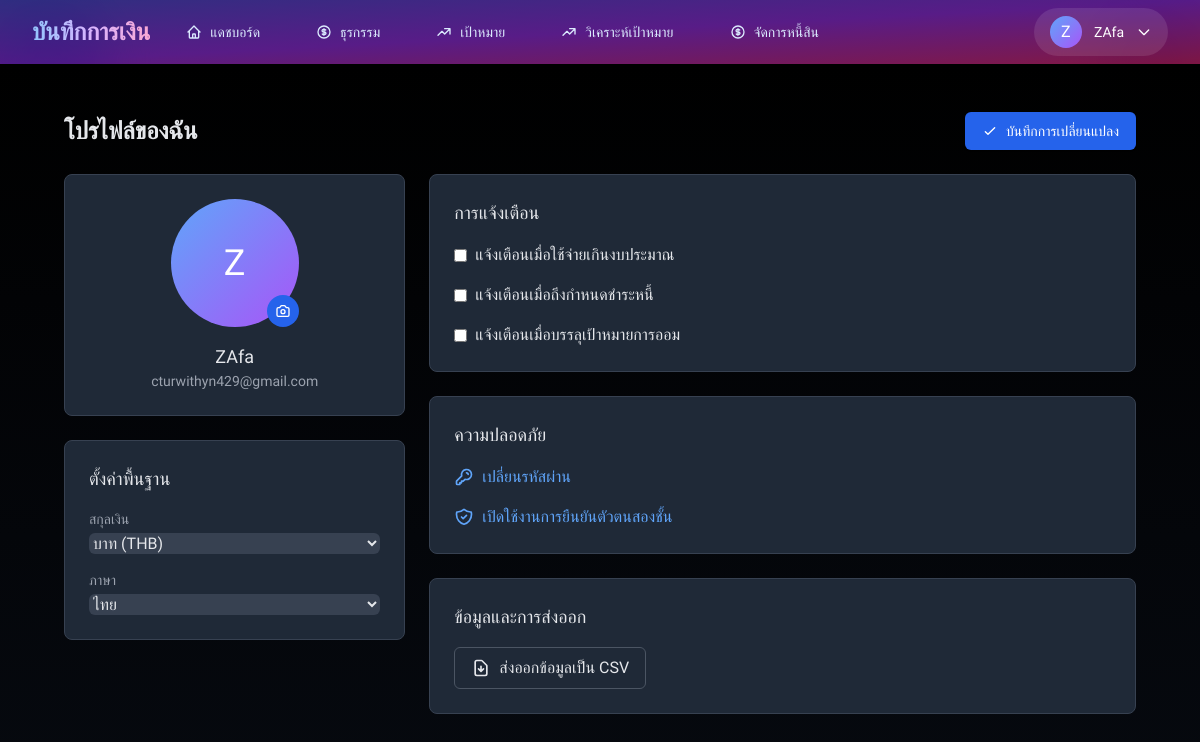
/user/profile (signed in), run on the app's committed database.
### models/user.py (models this page shows, shortened)
class User(UserMixin, db.Model):
    __tablename__ = 'users'
    id = db.Column(db.Integer, primary_key=True)
    username = db.Column(db.String(80), unique=True, nullable=False, index=True)
    email = db.Column(db.String(120), unique=True, nullable=False, index=True)
    password_hash = db.Column(db.String(200), nullable=False)
    first_name = db.Column(db.String(50))
    last_name = db.Column(db.String(50))
    profile_image = db.Column(db.String(200))
    is_active = db.Column(db.Boolean, default=True)
    is_verified = db.Column(db.Boolean, default=False)
    last_login = db.Column(db.DateTime)
    notification_preferences = db.Column(db.JSON, default={
        'email_notifications': True,
        'transaction_alerts': True,
        'goal_reminders': True,
        'weekly_summary': True
    })
    created_at = db.Column(db.DateTime, default=datetime.utcnow)
    updated_at = db.Column(db.DateTime, default=datetime.utcnow, onupdate=datetime.utcnow)
    transactions = db.relationship('Transaction',
                                 back_populates='user',
                                 lazy='dynamic',
                                 cascade='all, delete-orphan')
    financial_goals = db.relationship('FinancialGoal',
                                    back_populates='user',
                                    lazy='dynamic',
                                    cascade='all, delete-orphan')
    debts = db.relationship('Debt', backref=db.backref('user', lazy=True), lazy='dynamic', cascade='all, delete-orphan')

### routes/user.py (the view)
@user_bp.route('/profile')
@login_required
def profile():
    return render_template('user/profile.html')

### app.py (called while the page is built)
@login_manager.user_loader
def load_user(user_id):
    return User.query.get(int(user_id))

def create_app(config_class=Config):
    app = Flask(__name__)
    app.config.from_object(config_class)
    csrf.init_app(app)
    db = init_models(app)
    login_manager.init_app(app)
    mail.init_app(app)
    login_manager.login_view = 'auth.login'
    login_manager.login_message = 'กรุณาเข้าสู่ระบบเพื่อเข้าถึงหน้านี้'
    login_manager.login_message_category = 'info'
    from routes import init_routes
    init_routes(app)
    @app.context_processor
    def utility_processor():
        return {
            'now': datetime.now()
        }
    @app.errorhandler(404)
    def not_found_error(error):
        return render_template('errors/404.html'), 404
    @app.errorhandler(500)
    def internal_error(error):
        db.session.rollback()
        return render_template('errors/500.html'), 500
    @app.route('/')
    def index():
        return render_template('index.html')
    return app

### templates/user/profile.html (shortened to what this page needs)
{% extends "base.html" %}
{% block content %}
<div class="max-w-7xl mx-auto py-6 px-4 sm:px-6 lg:px-8">
    <div class="flex items-center justify-between mb-6">
        <h1 class="text-2xl font-bold text-gray-200">โปรไฟล์ของฉัน</h1>
        <button onclick="saveProfile()"
            class="inline-flex items-center px-4 py-2 border border-transparent rounded-md shadow-sm text-sm font-medium text-white bg-blue-600 hover:bg-blue-700 focus:outline-none focus:ring-2 focus:ring-offset-2 focus:ring-blue-500">
            <svg class="w-4 h-4 mr-2" fill="none" stroke="currentColor" viewBox="0 0 24 24">
                <path stroke-linecap="round" stroke-linejoin="round" stroke-width="2" d="M5 13l4 4L19 7"/>
            </svg>
            บันทึกการเปลี่ยนแปลง
        </button>
    </div>
    <div class="grid grid-cols-1 lg:grid-cols-3 gap-6">
        <div class="lg:col-span-1 space-y-6">
            <div class="bg-gray-800 rounded-lg p-6 border border-gray-700">
                <div class="flex flex-col items-center">
                    <div class="relative">
                        <div class="h-32 w-32 rounded-full bg-gradient-to-br from-blue-400 to-purple-500 flex items-center justify-center overflow-hidden">
                            {% if current_user.profile_image %}
                            <img src="{{ current_user.profile_image }}" alt="Profile" class="h-full w-full object-cover">
                            {% else %}
                            <span class="text-4xl text-white font-medium">{{ current_user.username[0].upper() }}</span>
                            {% endif %}
                        </div>
                        <button onclick="document.getElementById('profile_image').click()"
                            class="absolute bottom-0 right-0 bg-blue-600 rounded-full p-2 hover:bg-blue-700 transition-colors">
                        </button>
                    </div>
                    <h3 class="mt-4 text-lg font-medium text-gray-200">{{ current_user.username }}</h3>
                    <p class="text-sm text-gray-400">{{ current_user.email }}</p>
                </div>
            </div>
            <div class="bg-gray-800 rounded-lg p-6 border border-gray-700">
                <h3 class="text-lg font-medium text-gray-200 mb-4">ตั้งค่าพื้นฐาน</h3>
                <div class="space-y-4">
                    <div>
                        <label class="block text-sm font-medium text-gray-400">สกุลเงิน</label>
                        <select class="mt-1 block w-full rounded-md bg-gray-700 border-gray-600 text-gray-200 focus:border-blue-500 focus:ring-blue-500">
                            <option value="THB">บาท (THB)</option>
                        </select>
                    </div>
                    <div>
                        <label class="block text-sm font-medium text-gray-400">ภาษา</label>
                        <select class="mt-1 block w-full rounded-md bg-gray-700 border-gray-600 text-gray-200 focus:border-blue-500 focus:ring-blue-500">
                            <option value="th">ไทย</option>
                        </select>
                    </div>
                </div>
            </div>
        </div>
        <div class="lg:col-span-2 space-y-6">
            <div class="bg-gray-800 rounded-lg p-6 border border-gray-700">
                <h3 class="text-lg font-medium text-gray-200 mb-4">การแจ้งเตือน</h3>
                <div class="space-y-4">
                    <label class="flex items-center">
                        <input type="checkbox" class="rounded bg-gray-700 border-gray-600 text-blue-600 focus:ring-blue-500">
                        <span class="ml-2 text-gray-200">แจ้งเตือนเมื่อใช้จ่ายเกินงบประมาณ</span>
                    </label>
                    <label class="flex items-center">
                        <input type="checkbox" class="rounded bg-gray-700 border-gray-600 text-blue-600 focus:ring-blue-500">
                        <span class="ml-2 text-gray-200">แจ้งเตือนเมื่อถึงกำหนดชำระหนี้</span>
                    </label>
                    <label class="flex items-center">
                        <input type="checkbox" class="rounded bg-gray-700 border-gray-600 text-blue-600 focus:ring-blue-500">
                        <span class="ml-2 text-gray-200">แจ้งเตือนเมื่อบรรลุเป้าหมายการออม</span>
                    </label>
                </div>
            </div>
            <div class="bg-gray-800 rounded-lg p-6 border border-gray-700">
                <h3 class="text-lg font-medium text-gray-200 mb-4">ความปลอดภัย</h3>
                <div class="space-y-4">
                    <button class="flex items-center text-blue-400 hover:text-blue-300">
                        <svg class="w-5 h-5 mr-2" fill="none" stroke="currentColor" viewBox="0 0 24 24">
                            <path stroke-linecap="round" stroke-linejoin="round" stroke-width="2" d="M15 7a2 2 0 012 2m4 0a6 6 0 01-7.743 5.743L11 17H9v2H7v2H4a1 1 0 01-1-1v-2.586a1 1 0 01.293-.707l5.964-5.964A6 6 0 1121 9z"/>
                        </svg>
                        เปลี่ยนรหัสผ่าน
                    </button>
                    <button class="flex items-center text-blue-400 hover:text-blue-300">
                        เปิดใช้งานการยืนยันตัวตนสองชั้น
                    </button>
                </div>
            </div>
            <div class="bg-gray-800 rounded-lg p-6 border border-gray-700">
                <h3 class="text-lg font-medium text-gray-200 mb-4">ข้อมูลและการส่งออก</h3>
                <div class="space-y-4">
                    <button class="flex items-center px-4 py-2 border border-gray-600 rounded-md text-gray-200 hover:bg-gray-700 transition-colors">
                        <svg class="w-5 h-5 mr-2" fill="none" stroke="currentColor" viewBox="0 0 24 24">
                            <path stroke-linecap="round" stroke-linejoin="round" stroke-width="2" d="M12 10v6m0 0l-3-3m3 3l3-3m2 8H7a2 2 0 01-2-2V5a2 2 0 012-2h5.586a1 1 0 01.707.293l5.414 5.414a1 1 0 01.293.707V19a2 2 0 01-2 2z"/>
                        </svg>
                        ส่งออกข้อมูลเป็น CSV
                    </button>
                </div>
            </div>
        </div>
    </div>
</div>
{% endblock %}

### templates/base.html (shortened to what this page needs)
<!DOCTYPE html>
<html lang="th" class="h-full bg-gray-50">
<head>
    <script src="https://cdn.tailwindcss.com"></script>
</head>
<nav class="bg-gradient-to-br from-indigo-900 via-purple-900 to-pink-900 shadow-xl">
    <div class="max-w-7xl mx-auto px-4 sm:px-6 lg:px-8 relative">
        <div class="absolute inset-0">
            <div class="absolute top-0 -left-4 w-32 h-32 bg-blue-500/20 rounded-full mix-blend-multiply filter blur-xl"></div>
            <div class="absolute top-0 -right-4 w-32 h-32 bg-purple-500/20 rounded-full mix-blend-multiply filter blur-xl"></div>
        </div>
        <div class="flex justify-between h-16 relative z-10">
            <div class="flex">
                <div class="flex-shrink-0 flex items-center">
                    <a href="{{ url_for('index') }}"
                       class="text-2xl font-bold text-transparent bg-clip-text bg-gradient-to-r from-blue-300 via-purple-300 to-pink-300 hover:scale-105 transform transition-all duration-300 hover:from-blue-200 hover:to-pink-200">
                    </a>
                </div>
                <div class="hidden sm:ml-6 sm:flex sm:space-x-8">
                    <a href="{{ url_for('dashboard.index') }}"
                       class="nav-link border-transparent text-blue-100 hover:text-white inline-flex items-center px-3 py-2 text-sm font-medium transition-all duration-300 hover:bg-white/10 rounded-lg">
                        <svg class="w-4 h-4 mr-2" fill="none" stroke="currentColor" viewBox="0 0 24 24">
                            <path stroke-linecap="round" stroke-linejoin="round" stroke-width="2" d="M3 12l2-2m0 0l7-7 7 7M5 10v10a1 1 0 001 1h3m10-11l2 2m-2-2v10a1 1 0 01-1 1h-3m-6 0a1 1 0 001-1v-4a1 1 0 011-1h2a1 1 0 011 1v4a1 1 0 001 1m-6 0h6"/>
                        </svg>
                        แดชบอร์ด
                    </a>
                    <a href="{{ url_for('transactions.molist') }}"
                       class="nav-link border-transparent text-blue-100 hover:text-white inline-flex items-center px-3 py-2 text-sm font-medium transition-all duration-300 hover:bg-white/10 rounded-lg">
                        ธุรกรรม
                    </a>
                    <a href="{{ url_for('goals.list') }}"
                       class="nav-link border-transparent text-blue-100 hover:text-white inline-flex items-center px-3 py-2 text-sm font-medium transition-all duration-300 hover:bg-white/10 rounded-lg">
                        <svg class="w-4 h-4 mr-2" fill="none" stroke="currentColor" viewBox="0 0 24 24">
                            <path stroke-linecap="round" stroke-linejoin="round" stroke-width="2" d="M13 7h8m0 0v8m0-8l-8 8-4-4-6 6"/>
                        </svg>
                        เป้าหมาย
                    </a>
                    <a href="{{ url_for('goals.analytics') }}"
                       class="nav-link border-transparent text-blue-100 hover:text-white inline-flex items-center px-3 py-2 text-sm font-medium transition-all duration-300 hover:bg-white/10 rounded-lg">
                        <svg class="w-4 h-4 mr-2" fill="none" stroke="currentColor" viewBox="0 0 24 24">
                            <path stroke-linecap="round" stroke-linejoin="round" stroke-width="2" d="M13 7h8m0 0v8m0-8l-8 8-4-4-6 6"/>
                        </svg>
                        วิเคราะห์เป้าหมาย
                    </a>
                    <a href="{{ url_for('debt.debtmain') }}"
                        class="nav-link border-transparent text-blue-100 hover:text-white inline-flex items-center px-3 py-2 text-sm font-medium transition-all duration-300 hover:bg-white/10 rounded-lg">
                        จัดการหนี้สิน
                    </a>
                </div>
            </div>
            <div class="hidden sm:ml-6 sm:flex sm:items-center">
                <div class="ml-3 relative">
                    <button type="button"
                            id="user-menu-button"
                            aria-expanded="false"
                            aria-haspopup="true"
                            class="flex items-center space-x-3 px-4 py-2 rounded-full bg-white/10 hover:bg-white/20 transition-all duration-300 focus:outline-none focus:ring-2 focus:ring-offset-2 focus:ring-blue-500">
                        <div class="h-8 w-8 rounded-full bg-gradient-to-br from-blue-400 to-purple-500 flex items-center justify-center">
                            <span class="text-white font-medium">{{ current_user.username[0].upper() }}</span>
                        </div>
                        <span class="text-white text-sm">{{ current_user.username }}</span>
                        <svg class="w-4 h-4 text-white" fill="none" stroke="currentColor" viewBox="0 0 24 24">
                            <path stroke-linecap="round" stroke-linejoin="round" stroke-width="2" d="M19 9l-7 7-7-7"/>
                        </svg>
                    </button>
                </div>
            </div>
        </div>
    </div>
 </nav>
    <main class="gradient-background min-h-screen py-6">
        <div class="max-w-7xl mx-auto px-4 sm:px-6 lg:px-8">
            <div class="content">
                {% block content %}{% endblock %}
            </div>
        </div>
    </main>
</body>
</html>

### templates/base.html (style rules this page uses)
.gradient-background { background: linear-gradient(180deg, #000000 0%, #06090f 15%, #0f1729 30%, #1a1f35 45%, #1e2442 60%, #1a1f35 75%, #0f1729 90%, #000000 100% ); animation: gradient 15s ease infinite; background-size: 200% 200%; position: relative; }
.nav-link { position: relative; transition: all 0.3s ease; }
.nav-link::after { content: ''; position: absolute; width: 0; height: 2px; bottom: -2px; left: 50%; background-color: #3b82f6; transition: all 0.3s ease; transform: translateX(-50%); }

### data on the page
User: username "Z", username "ZAfa", email "cturwithyn429@gmail.com"
